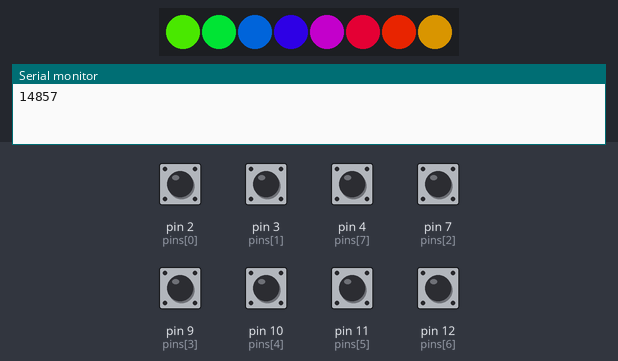
Bench run of a sketch on a simulated Arduino Leonardo, built with avr-gcc and run on an emulated ATmega32U4. On the bench: 8 RGB LEDs in strip order, left to right, the last lines printed to the serial monitor. The inputs (shaded band) are chosen by the test bench; at power-on: pin 2 (pins[0]), pin 3 (pins[1]), pin 4 (pins[7]), pin 7 (pins[2]), pin 9 (pins[3]), pin 10 (pins[4]), pin 11 (pins[5]), pin 12 (pins[6]) HIGH. Dim RGB values are drawn brighter than linear; USB keyboard and mouse output is not drawn.

Above: at 1.2 s.
1.3 s: pin 2 (pins[0]) pulled LOW for 1 s
At 1.69 s:
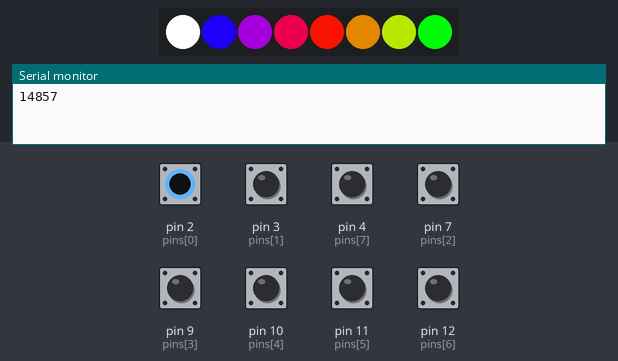
2.9 s: pin 3 (pins[1]) pulled LOW for 1 s
At 3.24 s:
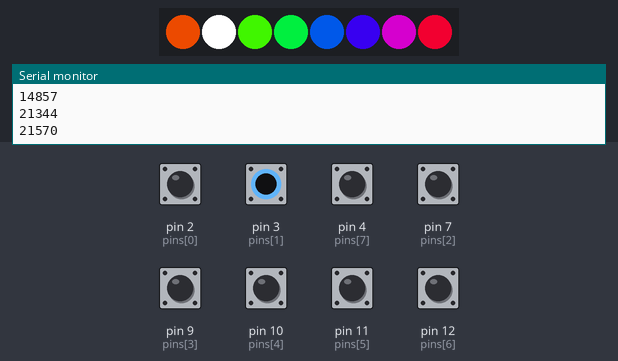
4.5 s: pin 4 (pins[7]) pulled LOW for 0.15 s
At 4.79 s:
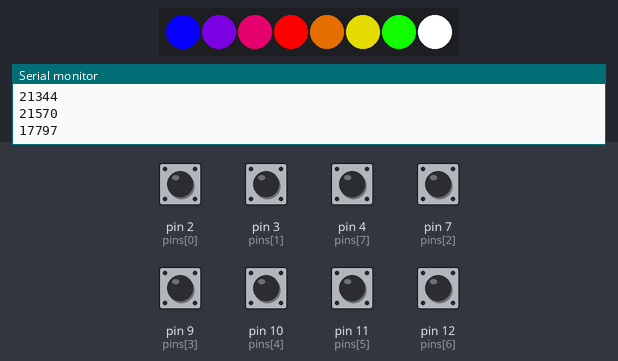
5.2 s: pin 7 (pins[2]) pulled LOW for 0.15 s
At 5.4 s:
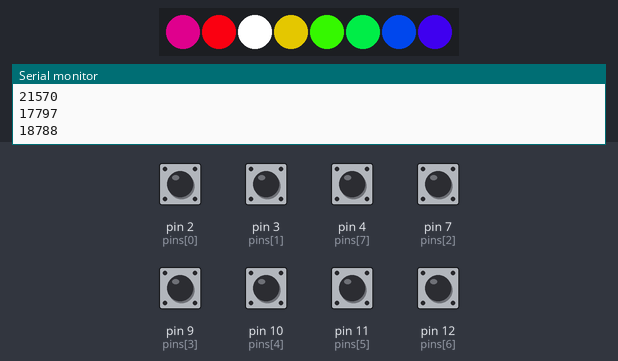
5.9 s: pin 9 (pins[3]) pulled LOW for 1 s
At 6.33 s:
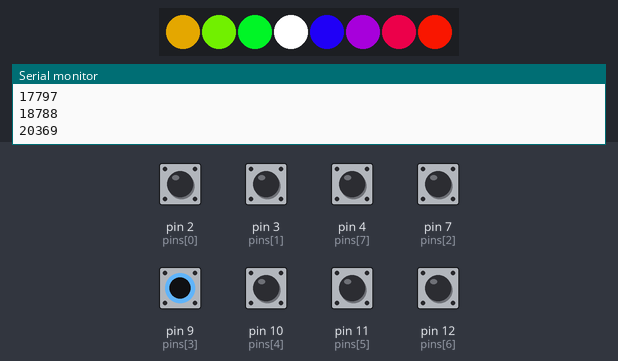
7.5 s: pin 10 (pins[4]) pulled LOW for 1 s
At 7.87 s:
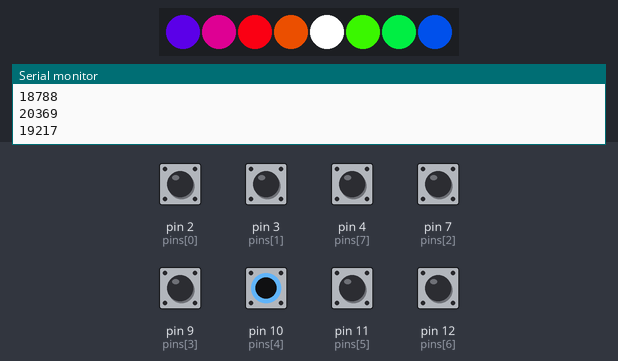
Timing chart, 0 to 13.2 s (numbered marks = the images above; inputs shaded):
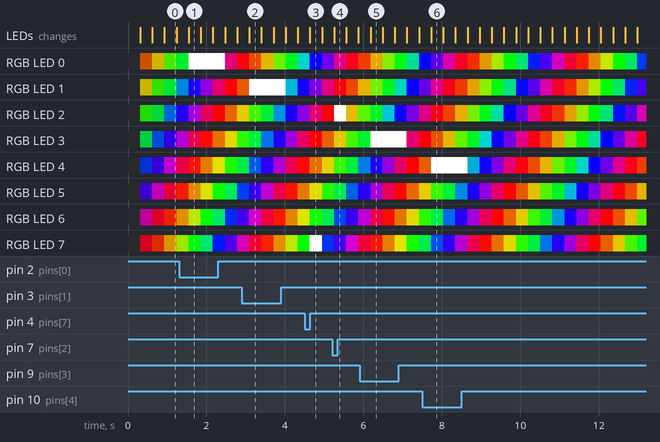

The sketch:

src.ino
```cpp
#include <Arduino.h>
// Universal
#include <Bounce2.h>
#include <HID-Project.h>
#include <FastLED.h>

#define numkeys 8
const byte pins[] = { 2, 3, 7, 9, 10, 11, 12, 4 };
int mapping[] = { 115, 100, 102, 106, 107, 108, 32, 96 };

Bounce * bounce = new Bounce[numkeys+1];

bool pressed[numkeys+1];
bool lastPressed[numkeys+1];

byte b = 127;
byte bMax = 255;

CRGBArray<numkeys> leds;

// Millis timer for idle check
unsigned long pm;

void setup() {
    Serial.begin(9600);

    // Set up LEDs
    FastLED.addLeds<NEOPIXEL, 5>(leds, numkeys);
    FastLED.setBrightness(255);

    // Set pullups and debounce
    for (byte x=0; x<=numkeys; x++) {
        pinMode(pins[x], INPUT_PULLUP);
        bounce[x].attach(pins[x]);
        bounce[x].interval(8);
    }

    // Start keyboard lib
    NKROKeyboard.begin();

}

unsigned long checkMillis;
// All inputs are processed into pressed array
void checkState() {
    // Limiting input polling to polling rate increases speed by 17x!
    // This has no impact on efficacy while making it stupid fast.
    if ((millis() - checkMillis) >= 1) {
        // Write bounce values to main pressed array
        for(byte x=0; x<=numkeys; x++){
        bounce[x].update();
        pressed[x] = bounce[x].read();
        if (pressed[x] == 0) pm = millis();
        }
        // Get current touch value and write to main array
        checkMillis=millis();
    }
}

// Compares inputs to last inputs and presses/releases key based on state change
void keyboard() {
    for (byte x=0; x<=numkeys; x++){
        // If the button state changes, press/release a key.
        if ( pressed[x] != lastPressed[x] ){
            if (!pressed[x]) NKROKeyboard.press(mapping[x]);
            if (pressed[x]) NKROKeyboard.release(mapping[x]);
            lastPressed[x] = pressed[x];
        }
    }
}

byte plusVal=255/numkeys;
void wheel(){
    static uint8_t hue;
    bool facePress = 0;
    for(int i = 0; i < numkeys; i++) {
        if (pressed[i]) leds[i] = CHSV(hue+(plusVal*i),255,255);
        else {
            leds[i] = 0xFFFFFF;
            facePress = 1;
        }
    }
    hue++;
    FastLED.show();
}

unsigned long effectMillis;
byte effectSpeed = 2;
void effects(byte speed) {
    // All LED modes should go here for universal speed control
    if ((millis() - effectMillis) > speed){
        wheel();

        if (b < bMax) b++;
        if (b > bMax) b--;
        FastLED.setBrightness(b);
        effectMillis = millis();
    }
}

unsigned long speedCheckMillis;
int count;
void speedCheck() {
    count++;
    if ((millis() - speedCheckMillis) > 1000){
        Serial.println(count);
        count = 0;
        speedCheckMillis = millis();
    }
}


void idle(){
    if ((millis() - pm) > 60000) bMax = 0;
    else bMax = 255;
}

void loop() {
    // Update key state to check for button presses
    checkState();
    // Convert key presses to actual keyboard keys
    keyboard();
    // Make lights happen
    effects(10);
    idle();
    // Debug check for loops per second
    speedCheck();

    //serialCheck();
}
```

Measured:
- after the input at 1.3 s, the LEDs: change after 0.25 s (image 1)
- after the input at 2.9 s, the LEDs: change after 0.19 s (image 2)
- after the input at 4.5 s, the LEDs: change after 0.14 s (image 3)
- after the input at 5.2 s, the LEDs: change after 0.05 s (image 4)
- after the input at 5.9 s, the LEDs: change after 0.28 s (image 5)
- after the input at 7.5 s, the LEDs: change after 0.23 s (image 6)
